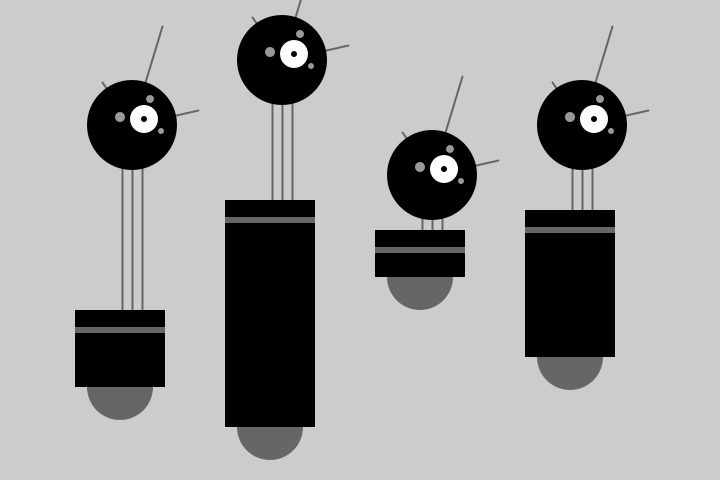
Frame 1 (no input)
Frame 60 (the mouse pressed at the canvas centre just before this capture): identical to frame 1, image omitted
Frame 120 (the mouse held since frame 60 and released just before this capture): identical to frame 1, image omitted

The Processing sketch that drew this single still picture (run headless with seeded random() and noise(); from frame 60 on, the mouse is pressed at the canvas centre):

// Processing sketch: _8_all
// ── _8_all.pde
void setup()
{
  size(720,480);
  smooth();
  strokeWeight(2);
  ellipseMode(RADIUS);
}

void draw()
{
  background(204);
  drawRobot(120,420,110,140);
  drawRobot(270,460,260,95);
  drawRobot(420,310,80,10);
  drawRobot(570,390,180,40);
}

void drawRobot(int x,int y,int bodyHeight,int neckHeight)
{
  int radius=45;
  int ny=y-bodyHeight-neckHeight-radius;
  
  stroke(102);
  line(x+2,y-bodyHeight,x+2,ny);
  line(x+12,y-bodyHeight,x+12,ny);
  line(x+22,y-bodyHeight,x+22,ny);
  
  line(x+12,ny,x-18,ny-43);
  line(x+12,ny,x+42,ny-99);
  line(x+12,ny,x+78,ny-15);
  
  noStroke();
  fill(102);
  ellipse(x,y-33,33,33);
  fill(0);
  rect(x-45,y-bodyHeight,90,bodyHeight-33);
  fill(102);
  rect(x-45,y-bodyHeight+17,90,6);
  
  fill(0);
  ellipse(x+12,ny,radius,radius);
  fill(255);
  ellipse(x+24,ny-6,14,14);
  fill(0);
  ellipse(x+24,ny-6,3,3);
  fill(153);
  ellipse(x,ny-8,5,5);
  ellipse(x+30,ny-26,4,4);
  ellipse(x+41,ny+6,3,3);
}
